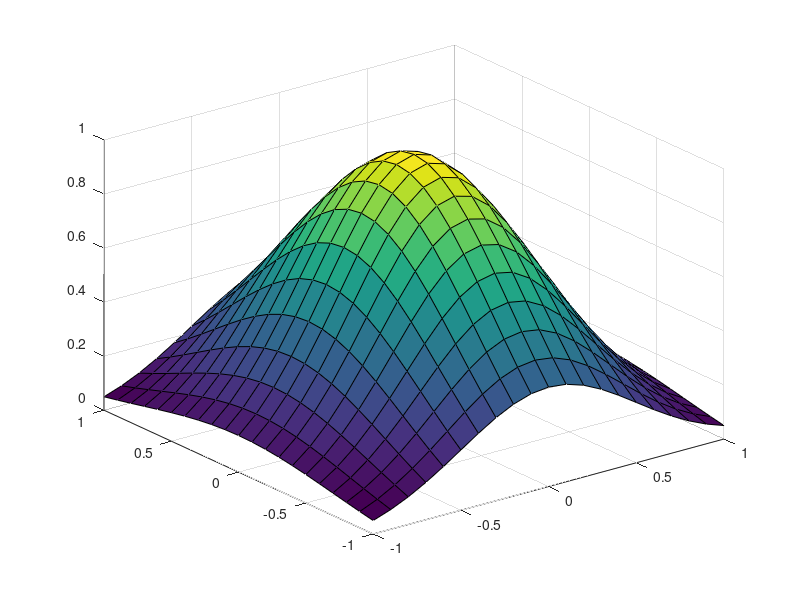
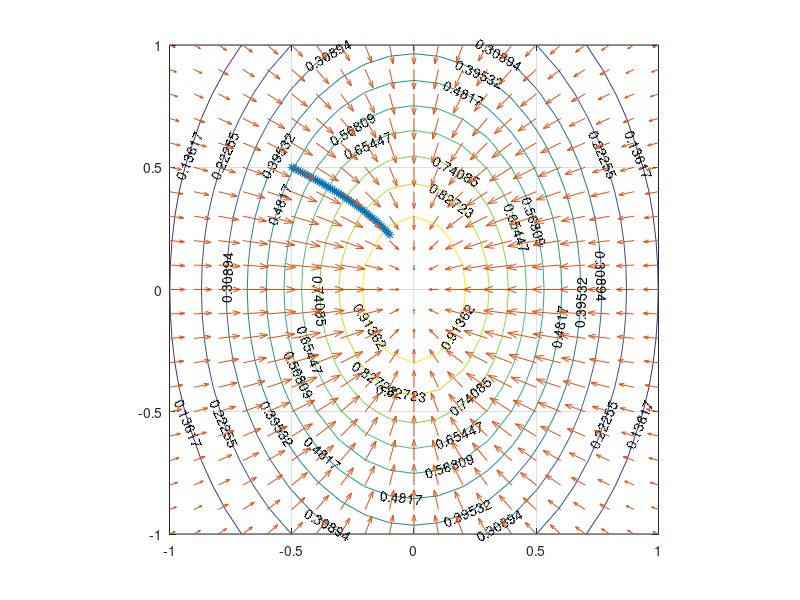

MATLAB code for these plots, in order:
function gradientdesc_example_bell_shape()
%applied to F(x,y)=exp(-10*x^2-y^2)

dx = 0.1;
dy = 0.1; 
sx = 2; 
[X,Y] = meshgrid(-1:dx:1, -1:dy:1);
Z =  exp(-sx*X.^2-Y.^2); 


close all; 
surf(X,Y,Z);

figure; 
[C,h] = contour(X,Y,Z); 
clabel(C,h); 
grid on;
hold on; 

gamma = .01;
N = 50; 
t = zeros(N,2); 
t(1,1) = -.5;
t(1,2) = .5; 

format long g; 

for k = 2 : N
    x = t(k-1,1);
    y = t(k-1,2);
    z = exp(-sx*x^2-y^2); 
    
    
    dzdx = -2*sx*x*z;  
    dzdy = -2*y*z; 
    
    %Z =  sin(0.5*X.^2-0.25*Y.^2+3).*cos(2*X+1-exp(Y)); 
    dzdzdxdx = 4*sx*sx*x*x*z-2*sx*z; 
    dzdzdxdy = 4*sx*x*y*z; 
    dzdzdydx = dzdzdxdy; 
    dzdzdydy = 4*y*y*z-2*z; 
    H = [dzdzdxdx dzdzdxdy; dzdzdydx dzdzdydy];
    display(det(H)); 
    Hinv = inv(H); 
    %corr = Hinv*[dzdx dzdy]';
    %t(k,:) = t(k-1,:) + sign(-det(H))*gamma*corr';
    corr = [dzdx dzdy]'/sqrt(dzdx^2+dzdy^2);
    t(k,:) = t(k-1,:) + gamma*corr';
    
    t(k,:),z,dzdx, dzdy
    
end

[px,py]= gradient(Z,dx,dy); 
plot(t(:,1),t(:,2),'-*');
quiver(X,Y,px,py); 

axis square;


